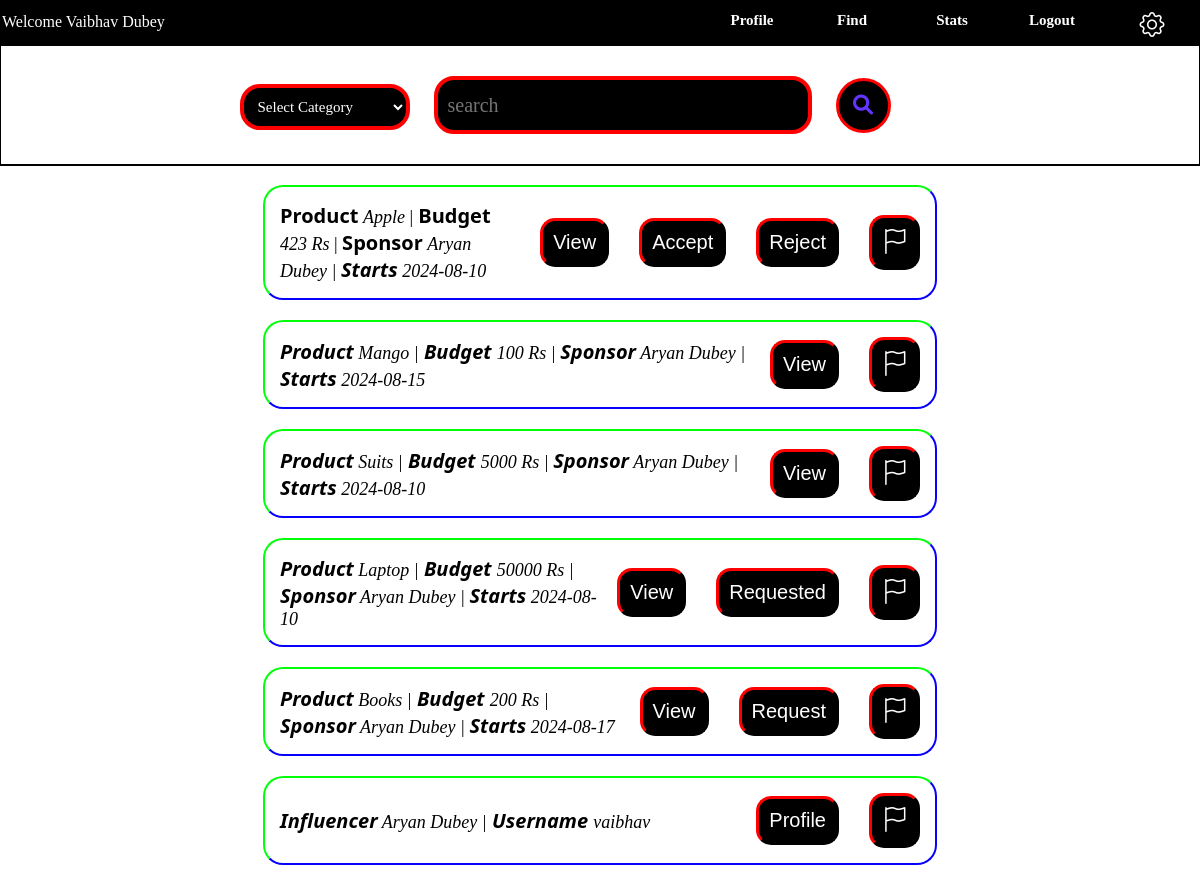
The app's page /findInflu (signed in) with its own data.
### application/Models.py (models this page shows)
class User(db.Model):
    __tablename__ = 'User'
    id = db.Column(db.Integer, primary_key=True)
    fullname = db.Column(db.String(200), nullable=True)
    username = db.Column(db.String(200), unique=True, nullable=False)
    email = db.Column(db.String(200), unique=True, nullable=False)
    password = db.Column(db.String(100), nullable=False)
    bio = db.Column(db.Text, nullable=True)
    category = db.Column(db.String(100), nullable=True)
    niche = db.Column(db.String(100), nullable=True)
    followers=db.Column(db.Integer, default=0)
    following=db.Column(db.Integer, default=0)
    visibility=db.Column(db.String, default='Private')
    flag=db.Column(db.Boolean, default=False)
    flagCount=db.Column(db.Integer, default=0)
    products = db.relationship('UserProduct', backref='user')

class Product(db.Model):
    __tablename__ = 'Product'
    id = db.Column(db.Integer, primary_key=True)
    name = db.Column(db.String(200), nullable=False)
    description = db.Column(db.Text, nullable=False)
    category = db.Column(db.String(100), nullable=True)
    niche = db.Column(db.String(100), nullable=True)
    price = db.Column(db.Integer, nullable=False)
    start = db.Column(db.Date, nullable=False)
    end = db.Column(db.Date, nullable=False)
    Ads=db.Column(db.Integer,nullable=True)
    CompletedAd=db.Column(db.Integer,nullable=True)
    visibility=db.Column(db.String, default='Private')
    flag=db.Column(db.Boolean, default=False)
    flagCount=db.Column(db.Integer, default=0)
    sponsor_id = db.Column(db.Integer, db.ForeignKey('Sponsor.id'), nullable=False)
    users = db.relationship('User', secondary='userproduct', backref='product')

class Sponsor(db.Model):
    __tablename__ = 'Sponsor'
    id = db.Column(db.Integer, primary_key=True)
    fullname = db.Column(db.String(200), unique=True, nullable=False)
    username = db.Column(db.String(200), unique=True, nullable=False)
    email = db.Column(db.String(200), unique=True, nullable=False)
    password = db.Column(db.String(100), nullable=False)
    products = db.relationship('Product', backref='Sponsor', lazy=True)
    flag=db.Column(db.Boolean, default=False)
    flagCount=db.Column(db.Integer, default=0)

### application/UserController.py (the view, shortened to what this page needs)
@app.route('/findInflu', methods=['GET','POST'])
def findInflu():
    if 'userID' in session:
        userID = session['userID']
        user = User.query.get(userID)
        products=Product.query.all()
        influencers=User.query.all()
        pd=UserProduct.query.filter_by(userID=userID).all()
        Status={up.productID: up.status for up in pd}
        a=db.session.query(UserProduct.productID).distinct()
        pna=Product.query.filter(Product.id.not_in(a)).all()
        return render_template('findInflu.html',username=user.username,fullname=user.fullname,Status=Status, products=products, influencers=influencers)

### templates/findInflu.html (shortened to what this page needs)
<!DOCTYPE html>
<html lang="en">
<head>
    <link rel="stylesheet" href="https://cdnjs.cloudflare.com/ajax/libs/font-awesome/6.0.0-beta3/css/all.min.css">
    <link rel="stylesheet" href="https://cdnjs.cloudflare.com/ajax/libs/bootstrap-icons/1.9.1/font/bootstrap-icons.min.css">
</head>
<body>
    <div class="header">
        <p class="p">Welcome {{fullname}} </p>
        <div class="container">
            <div class="col">
                <a href="{{url_for('dashboard',username=username)}}">Profile</a>
            </div>
            <div class="col">
                <a href="{{url_for('findInflu')}}">Find</a>
            </div>
            <div class="col">
                <a href="{{url_for('InfluStats', username=username)}}">Stats</a>
            </div>
            <div class="col">
                <a href="{{ url_for('logout') }}">Logout</a>
            </div>
            <div class="col">
                <a href="{{url_for('settingInflu',username=username)}}"><i class="bi bi-gear gear-icon"></i></a>
            </div>
        </div>
    </div>
    <div class="search" >
        <form method="GET" action="{{url_for('search')}}">
            <select name="category" id="category">
                <option value="" disabled selected>Select Category</option>
            </select>
            <input type="text" name="search" placeholder="search">
            <button type="submit"><i class="fas fa-search"></i></button>
        </form>
    </div>
    {% for ad in products %}
        {% set status = Status.get(ad.id, ' ') %}
        {% if ad.visibility=='Public' or status=='Pending' %}
            <form method="POST" action="/findInflu">
                <div class="rect">
                   <div class="i">
                        <div class="iname"><b>Product</b> <i>{{ad.name}}</i> |<b> Budget </b><i>{{ad.price}} Rs</i> | <b>Sponsor</b> <i>{{ad.Sponsor.fullname}} | <b>Starts</b> <i> {{ad.start}} </i></div>
                        <div class="buttons">
                            {% set status = Status.get(ad.id, ' ') %}
                                {% if status == 'Pending' %}
                                        <button type="button" data-modal="modal-{{ ad.id }}" class="button view">View</button>
                                        <button type="submit" name="status" value="Accepted" class="button accept">Accept</button>
                                        <button type="submit" name="status" value="Rejected" class="button reject">Reject</button>
                                        <button type="submit" name="Flag" value="FlagAD" class="button flag"><i class="bi bi-flag"></i></button>
                                    </form>
                                {% elif status=='Requested' %}
                                    <button type="button" data-modal="modal-{{ ad.id }}" class="button view">View</button>
                                    <button type="submit" name="request" class="button request" value="Request">Requested</button>
                                    <button type="submit" name="Flag" value="FlagAD" class="button flag"><i class="bi bi-flag"></i></button>
                                {% elif status==' ' %}
                                    <form method="POST" action="/findInflu" class="inline-form">
                                        <button type="button" data-modal="modal-{{ ad.id }}" class="button view">View</button>
                                        <button type="submit" name="request" class="button request" value="Request">Request</button>
                                        <button type="submit" name="Flag" value="FlagAD" class="button flag"><i class="bi bi-flag"></i></button>
                                {% else %}
                                    <button type="button" data-modal="modal-{{ ad.id }}" class="button view">View</button>
                                    <button type="submit" name="Flag" value="FlagAD" class="button flag"><i class="bi bi-flag"></i></button>
                            {% endif %}
                        </div>
                    </div>
                </div>
            </form>
        {% endif %}
    {% endfor %}
    {% for influencer in influencers %}
        {% if influencer.visibility=='Public' %}
            <div class="rect">
                <div class="i">
                    <div class="iname"><b>Influencer</b> <i>{{influencer.fullname}}</i> |<b> Username </b><i>{{influencer.username}}</i> </div>
                    <div class="buttons">
                        <a href="{{url_for('influencer', username=username,influencer=influencer.username)}}"><button type="button" class="button view">Profile</button></a>
                        <form method="POST" action="/findInflu">
                            <button type="submit" name="Flag" value="FlagInflu" class="button flag"><i class="bi bi-flag"></i></button>
                        </form>
                    </div>
                </div>
            </div>
        {% endif %}
    {% endfor %}
</body>
</html>

### templates/findInflu.html (style rules this page uses)
body { margin: 0; padding: 0; height: 100%; width: 100%; }
.header { display: flex; justify-content: space-between; align-items: center; width: 100%; background-color: black; padding: 2px; color: white; border-bottom: 1px solid white; }
.p { text-align: center; font-family: Verdana; font-size: 16px; margin: 0; padding: 0; }
.container { display: flex; justify-content: flex-end; }
.col { display: flex; justify-content: center; padding-top: 10px; height: 30px; background-color: rgb(0, 0, 0); width: 100px; font-size: 15px; color: white; font-family: Verdana; font-weight: bolder; }
a { text-decoration: none; color: inherit; }
a:link, a:visited { color: inherit; }
.col .bi { display: flex; }
.bi { font-size: 25px; transition: transform 0.4s; }
.search { display: flex; justify-content: center; align-items: center; margin: auto; margin: -1px; padding: 30px; padding-right: 100px; border: 2px solid black; }
.search input { font-size: 20px; font-family: Verdana; width: 350px; height: 30px; border: 3px solid; border-width: 4px; border-radius: 20px; padding: 10px; border-color: #ff0000; background-color: black; color: white; transition: 0.5s ; }
.search select { width: 170px; margin-right: 20px; font-size: 15px; font-family: Verdana; border: 4px solid red; color: white; background-color: black; border-radius: 20px; padding: 10px; }
.search button { margin-left: 20px; font-size: 20px; width: 55px; height: 55px; border-radius: 50%; background-color: black; color: rgb(99, 52, 255); border: 3px solid rgb(255, 0, 0); transition: transform 0.8s; }
.rect { justify-content: center; align-items: center; margin: 20px auto; width: 55%; border: 2px solid rgb(2, 255, 10); padding: 5px; border-radius: 20px; border-bottom: 2px solid rgb(8, 0, 255); border-right: 2px solid rgb(8, 0, 255); overflow: hidden; transition: transform 0.5s; position: relative; }
.i { display: flex; justify-content: space-between; align-items: center; width: 100%; }
.iname { flex: 1; font-size: 18px; padding: 10px; font-family: Georgia; }
.iname b { font-size: 20px; font-family: Segoe UI; }
.button { margin-left:0 ; padding: 10px; width: auto; background-color: black; border-radius: 15px; border-width: 3px; border-top-color: red; border-left-color: red; cursor: pointer; color: white; font-size: 20px; font-family: sans-serif; margin: 10px; }
.buttons { display: flex; gap: 10px; align-items: center; }

### records on screen
User: fullname "Vaibhav Dubey"
Product: name "Apple", price "423", Sponsor.fullname "Aryan Dubey", start "2024-08-10"
Product: name "Mango", price "100", Sponsor.fullname "Aryan Dubey", start "2024-08-15"
Product: name "Suits", price "5000", Sponsor.fullname "Aryan Dubey", start "2024-08-10"
Product: name "Laptop", price "50000", Sponsor.fullname "Aryan Dubey", start "2024-08-10"
Product: name "Books", price "200", Sponsor.fullname "Aryan Dubey", start "2024-08-17"
User: fullname "Aryan Dubey", username "vaibhav"
